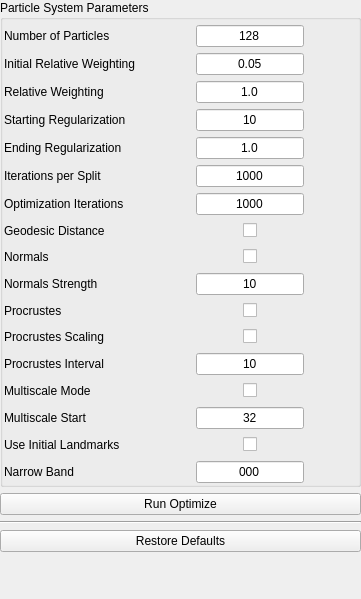
<?xml version="1.0" encoding="UTF-8"?>
<ui version="4.0">
 <class>OptimizeTool</class>
 <widget class="QWidget" name="OptimizeTool">
  <property name="geometry">
   <rect>
    <x>0</x>
    <y>0</y>
    <width>361</width>
    <height>599</height>
   </rect>
  </property>
  <property name="minimumSize">
   <size>
    <width>122</width>
    <height>0</height>
   </size>
  </property>
  <property name="windowTitle">
   <string>Form</string>
  </property>
  <property name="styleSheet">
   <string notr="true">
/*
QWidget{
background: rgb(255, 255, 127)
}
*/
</string>
  </property>
  <layout class="QVBoxLayout" name="verticalLayout">
   <property name="leftMargin">
    <number>0</number>
   </property>
   <property name="topMargin">
    <number>0</number>
   </property>
   <property name="rightMargin">
    <number>0</number>
   </property>
   <property name="bottomMargin">
    <number>0</number>
   </property>
   <item>
    <widget class="QGroupBox" name="group_box">
     <property name="title">
      <string>Particle System Parameters</string>
     </property>
     <layout class="QGridLayout" name="gridLayout">
      <property name="leftMargin">
       <number>1</number>
      </property>
      <property name="topMargin">
       <number>5</number>
      </property>
      <property name="rightMargin">
       <number>1</number>
      </property>
      <property name="bottomMargin">
       <number>1</number>
      </property>
      <item row="10" column="2">
       <widget class="QWidget" name="widget_2" native="true">
        <layout class="QGridLayout" name="gridLayout_3">
         <property name="leftMargin">
          <number>0</number>
         </property>
         <property name="topMargin">
          <number>0</number>
         </property>
         <property name="rightMargin">
          <number>0</number>
         </property>
         <property name="bottomMargin">
          <number>0</number>
         </property>
         <item row="0" column="1">
          <widget class="QCheckBox" name="procrustes">
           <property name="text">
            <string/>
           </property>
          </widget>
         </item>
         <item row="0" column="0">
          <spacer name="horizontalSpacer_3">
           <property name="orientation">
            <enum>Qt::Horizontal</enum>
           </property>
           <property name="sizeHint" stdset="0">
            <size>
             <width>40</width>
             <height>20</height>
            </size>
           </property>
          </spacer>
         </item>
         <item row="0" column="2">
          <spacer name="horizontalSpacer_4">
           <property name="orientation">
            <enum>Qt::Horizontal</enum>
           </property>
           <property name="sizeHint" stdset="0">
            <size>
             <width>40</width>
             <height>20</height>
            </size>
           </property>
          </spacer>
         </item>
        </layout>
       </widget>
      </item>
      <item row="11" column="0">
       <widget class="QLabel" name="label_12">
        <property name="text">
         <string>Procrustes Scaling</string>
        </property>
       </widget>
      </item>
      <item row="5" column="0">
       <widget class="QLabel" name="label_8">
        <property name="text">
         <string>Iterations per Split</string>
        </property>
       </widget>
      </item>
      <item row="7" column="0">
       <widget class="QLabel" name="label_23">
        <property name="text">
         <string>Geodesic Distance</string>
        </property>
       </widget>
      </item>
      <item row="8" column="0">
       <widget class="QLabel" name="label_20">
        <property name="text">
         <string>Normals</string>
        </property>
       </widget>
      </item>
      <item row="7" column="2">
       <widget class="QWidget" name="widget_5" native="true">
        <layout class="QGridLayout" name="gridLayout_8">
         <property name="leftMargin">
          <number>0</number>
         </property>
         <property name="topMargin">
          <number>0</number>
         </property>
         <property name="rightMargin">
          <number>0</number>
         </property>
         <property name="bottomMargin">
          <number>0</number>
         </property>
         <item row="0" column="1">
          <widget class="QCheckBox" name="use_geodesic_distance">
           <property name="text">
            <string/>
           </property>
          </widget>
         </item>
         <item row="0" column="0">
          <spacer name="horizontalSpacer_11">
           <property name="orientation">
            <enum>Qt::Horizontal</enum>
           </property>
           <property name="sizeHint" stdset="0">
            <size>
             <width>40</width>
             <height>20</height>
            </size>
           </property>
          </spacer>
         </item>
         <item row="0" column="2">
          <spacer name="horizontalSpacer_12">
           <property name="orientation">
            <enum>Qt::Horizontal</enum>
           </property>
           <property name="sizeHint" stdset="0">
            <size>
             <width>40</width>
             <height>20</height>
            </size>
           </property>
          </spacer>
         </item>
        </layout>
       </widget>
      </item>
      <item row="9" column="0">
       <widget class="QLabel" name="label_21">
        <property name="text">
         <string>Normals Strength</string>
        </property>
       </widget>
      </item>
      <item row="4" column="2">
       <widget class="QLineEdit" name="ending_regularization">
        <property name="text">
         <string>1.0</string>
        </property>
        <property name="alignment">
         <set>Qt::AlignCenter</set>
        </property>
       </widget>
      </item>
      <item row="11" column="2">
       <widget class="QWidget" name="widget_3" native="true">
        <layout class="QGridLayout" name="gridLayout_4">
         <property name="leftMargin">
          <number>0</number>
         </property>
         <property name="topMargin">
          <number>0</number>
         </property>
         <property name="rightMargin">
          <number>0</number>
         </property>
         <property name="bottomMargin">
          <number>0</number>
         </property>
         <item row="0" column="1">
          <widget class="QCheckBox" name="procrustes_scaling">
           <property name="text">
            <string/>
           </property>
          </widget>
         </item>
         <item row="0" column="0">
          <spacer name="horizontalSpacer_5">
           <property name="orientation">
            <enum>Qt::Horizontal</enum>
           </property>
           <property name="sizeHint" stdset="0">
            <size>
             <width>40</width>
             <height>20</height>
            </size>
           </property>
          </spacer>
         </item>
         <item row="0" column="2">
          <spacer name="horizontalSpacer_6">
           <property name="orientation">
            <enum>Qt::Horizontal</enum>
           </property>
           <property name="sizeHint" stdset="0">
            <size>
             <width>40</width>
             <height>20</height>
            </size>
           </property>
          </spacer>
         </item>
        </layout>
       </widget>
      </item>
      <item row="8" column="2">
       <widget class="QWidget" name="widget" native="true">
        <layout class="QGridLayout" name="gridLayout_2">
         <property name="leftMargin">
          <number>0</number>
         </property>
         <property name="topMargin">
          <number>0</number>
         </property>
         <property name="rightMargin">
          <number>0</number>
         </property>
         <property name="bottomMargin">
          <number>0</number>
         </property>
         <item row="0" column="1">
          <widget class="QCheckBox" name="use_normals">
           <property name="text">
            <string/>
           </property>
          </widget>
         </item>
         <item row="0" column="0">
          <spacer name="horizontalSpacer">
           <property name="orientation">
            <enum>Qt::Horizontal</enum>
           </property>
           <property name="sizeHint" stdset="0">
            <size>
             <width>40</width>
             <height>20</height>
            </size>
           </property>
          </spacer>
         </item>
         <item row="0" column="2">
          <spacer name="horizontalSpacer_2">
           <property name="orientation">
            <enum>Qt::Horizontal</enum>
           </property>
           <property name="sizeHint" stdset="0">
            <size>
             <width>40</width>
             <height>20</height>
            </size>
           </property>
          </spacer>
         </item>
        </layout>
       </widget>
      </item>
      <item row="16" column="2">
       <widget class="QLineEdit" name="narrow_band">
        <property name="text">
         <string>000</string>
        </property>
        <property name="alignment">
         <set>Qt::AlignCenter</set>
        </property>
       </widget>
      </item>
      <item row="1" column="0">
       <widget class="QLabel" name="label_5">
        <property name="text">
         <string>Initial Relative Weighting</string>
        </property>
       </widget>
      </item>
      <item row="0" column="0">
       <widget class="QLabel" name="label_3">
        <property name="text">
         <string>Number of Particles</string>
        </property>
       </widget>
      </item>
      <item row="2" column="0">
       <widget class="QLabel" name="label_4">
        <property name="text">
         <string>Relative Weighting</string>
        </property>
       </widget>
      </item>
      <item row="6" column="2">
       <widget class="QLineEdit" name="optimization_iterations">
        <property name="text">
         <string>1000</string>
        </property>
        <property name="alignment">
         <set>Qt::AlignCenter</set>
        </property>
       </widget>
      </item>
      <item row="14" column="0">
       <widget class="QLabel" name="label_14">
        <property name="text">
         <string>Multiscale Start</string>
        </property>
       </widget>
      </item>
      <item row="3" column="0">
       <widget class="QLabel" name="label_10">
        <property name="text">
         <string>Starting Regularization</string>
        </property>
       </widget>
      </item>
      <item row="14" column="2">
       <widget class="QLineEdit" name="multiscale_particles">
        <property name="text">
         <string>32</string>
        </property>
        <property name="alignment">
         <set>Qt::AlignCenter</set>
        </property>
       </widget>
      </item>
      <item row="10" column="0">
       <widget class="QLabel" name="label_22">
        <property name="text">
         <string>Procrustes</string>
        </property>
       </widget>
      </item>
      <item row="6" column="0">
       <widget class="QLabel" name="label_19">
        <property name="text">
         <string>Optimization Iterations</string>
        </property>
       </widget>
      </item>
      <item row="12" column="0">
       <widget class="QLabel" name="label_11">
        <property name="text">
         <string>Procrustes Interval</string>
        </property>
       </widget>
      </item>
      <item row="1" column="3">
       <spacer name="horizontalSpacer_9">
        <property name="orientation">
         <enum>Qt::Horizontal</enum>
        </property>
        <property name="sizeHint" stdset="0">
         <size>
          <width>40</width>
          <height>20</height>
         </size>
        </property>
       </spacer>
      </item>
      <item row="3" column="2">
       <widget class="QLineEdit" name="starting_regularization">
        <property name="text">
         <string>10</string>
        </property>
        <property name="alignment">
         <set>Qt::AlignCenter</set>
        </property>
       </widget>
      </item>
      <item row="0" column="2">
       <widget class="QStackedWidget" name="particle_stack">
        <property name="currentIndex">
         <number>0</number>
        </property>
        <widget class="QWidget" name="page">
         <layout class="QGridLayout" name="gridLayout_6">
          <property name="leftMargin">
           <number>0</number>
          </property>
          <property name="topMargin">
           <number>0</number>
          </property>
          <property name="rightMargin">
           <number>0</number>
          </property>
          <property name="bottomMargin">
           <number>0</number>
          </property>
          <item row="0" column="0">
           <widget class="QLineEdit" name="number_of_particles">
            <property name="text">
             <string>128</string>
            </property>
            <property name="alignment">
             <set>Qt::AlignCenter</set>
            </property>
           </widget>
          </item>
         </layout>
        </widget>
        <widget class="QWidget" name="page_2">
         <layout class="QGridLayout" name="gridLayout_7">
          <property name="leftMargin">
           <number>0</number>
          </property>
          <property name="topMargin">
           <number>0</number>
          </property>
          <property name="rightMargin">
           <number>0</number>
          </property>
          <property name="bottomMargin">
           <number>0</number>
          </property>
          <item row="0" column="0">
           <widget class="QWidget" name="domain_widget" native="true"/>
          </item>
         </layout>
        </widget>
       </widget>
      </item>
      <item row="13" column="0">
       <widget class="QLabel" name="label_13">
        <property name="text">
         <string>Multiscale Mode</string>
        </property>
       </widget>
      </item>
      <item row="5" column="2">
       <widget class="QLineEdit" name="iterations_per_split">
        <property name="text">
         <string>1000</string>
        </property>
        <property name="alignment">
         <set>Qt::AlignCenter</set>
        </property>
       </widget>
      </item>
      <item row="13" column="2">
       <widget class="QWidget" name="widget_4" native="true">
        <layout class="QGridLayout" name="gridLayout_5">
         <property name="leftMargin">
          <number>0</number>
         </property>
         <property name="topMargin">
          <number>0</number>
         </property>
         <property name="rightMargin">
          <number>0</number>
         </property>
         <property name="bottomMargin">
          <number>0</number>
         </property>
         <item row="0" column="1">
          <widget class="QCheckBox" name="multiscale">
           <property name="text">
            <string/>
           </property>
          </widget>
         </item>
         <item row="0" column="0">
          <spacer name="horizontalSpacer_7">
           <property name="orientation">
            <enum>Qt::Horizontal</enum>
           </property>
           <property name="sizeHint" stdset="0">
            <size>
             <width>40</width>
             <height>20</height>
            </size>
           </property>
          </spacer>
         </item>
         <item row="0" column="2">
          <spacer name="horizontalSpacer_8">
           <property name="orientation">
            <enum>Qt::Horizontal</enum>
           </property>
           <property name="sizeHint" stdset="0">
            <size>
             <width>40</width>
             <height>20</height>
            </size>
           </property>
          </spacer>
         </item>
        </layout>
       </widget>
      </item>
      <item row="4" column="0">
       <widget class="QLabel" name="label_9">
        <property name="text">
         <string>Ending Regularization</string>
        </property>
       </widget>
      </item>
      <item row="16" column="0">
       <widget class="QLabel" name="label_24">
        <property name="text">
         <string>Narrow Band</string>
        </property>
       </widget>
      </item>
      <item row="2" column="2">
       <widget class="QLineEdit" name="relative_weighting">
        <property name="text">
         <string>1.0</string>
        </property>
        <property name="alignment">
         <set>Qt::AlignCenter</set>
        </property>
       </widget>
      </item>
      <item row="1" column="1">
       <spacer name="horizontalSpacer_10">
        <property name="orientation">
         <enum>Qt::Horizontal</enum>
        </property>
        <property name="sizeHint" stdset="0">
         <size>
          <width>40</width>
          <height>20</height>
         </size>
        </property>
       </spacer>
      </item>
      <item row="1" column="2">
       <widget class="QLineEdit" name="initial_relative_weighting">
        <property name="text">
         <string>0.05</string>
        </property>
        <property name="alignment">
         <set>Qt::AlignCenter</set>
        </property>
       </widget>
      </item>
      <item row="12" column="2">
       <widget class="QLineEdit" name="procrustes_interval">
        <property name="text">
         <string>10</string>
        </property>
        <property name="alignment">
         <set>Qt::AlignCenter</set>
        </property>
       </widget>
      </item>
      <item row="9" column="2">
       <widget class="QLineEdit" name="normals_strength">
        <property name="text">
         <string>10</string>
        </property>
        <property name="alignment">
         <set>Qt::AlignCenter</set>
        </property>
       </widget>
      </item>
      <item row="15" column="0">
       <widget class="QLabel" name="label_15">
        <property name="text">
         <string>Use Initial Landmarks</string>
        </property>
       </widget>
      </item>
      <item row="15" column="2">
       <widget class="QWidget" name="widget_6" native="true">
        <layout class="QGridLayout" name="gridLayout_9">
         <property name="leftMargin">
          <number>0</number>
         </property>
         <property name="topMargin">
          <number>0</number>
         </property>
         <property name="rightMargin">
          <number>0</number>
         </property>
         <property name="bottomMargin">
          <number>0</number>
         </property>
         <item row="0" column="1">
          <widget class="QCheckBox" name="use_landmarks">
           <property name="text">
            <string/>
           </property>
          </widget>
         </item>
         <item row="0" column="0">
          <spacer name="horizontalSpacer_13">
           <property name="orientation">
            <enum>Qt::Horizontal</enum>
           </property>
           <property name="sizeHint" stdset="0">
            <size>
             <width>40</width>
             <height>20</height>
            </size>
           </property>
          </spacer>
         </item>
         <item row="0" column="2">
          <spacer name="horizontalSpacer_14">
           <property name="orientation">
            <enum>Qt::Horizontal</enum>
           </property>
           <property name="sizeHint" stdset="0">
            <size>
             <width>40</width>
             <height>20</height>
            </size>
           </property>
          </spacer>
         </item>
        </layout>
       </widget>
      </item>
     </layout>
    </widget>
   </item>
   <item>
    <widget class="QPushButton" name="run_optimize_button">
     <property name="text">
      <string>Run Optimize</string>
     </property>
    </widget>
   </item>
   <item>
    <widget class="Line" name="line_3">
     <property name="orientation">
      <enum>Qt::Horizontal</enum>
     </property>
    </widget>
   </item>
   <item>
    <widget class="QPushButton" name="restoreDefaults">
     <property name="text">
      <string>Restore Defaults</string>
     </property>
    </widget>
   </item>
   <item>
    <spacer name="verticalSpacer">
     <property name="orientation">
      <enum>Qt::Vertical</enum>
     </property>
     <property name="sizeHint" stdset="0">
      <size>
       <width>20</width>
       <height>40</height>
      </size>
     </property>
    </spacer>
   </item>
  </layout>
 </widget>
 <tabstops>
  <tabstop>number_of_particles</tabstop>
  <tabstop>initial_relative_weighting</tabstop>
  <tabstop>relative_weighting</tabstop>
  <tabstop>starting_regularization</tabstop>
  <tabstop>ending_regularization</tabstop>
  <tabstop>iterations_per_split</tabstop>
  <tabstop>optimization_iterations</tabstop>
  <tabstop>use_geodesic_distance</tabstop>
  <tabstop>use_normals</tabstop>
  <tabstop>normals_strength</tabstop>
  <tabstop>procrustes</tabstop>
  <tabstop>procrustes_scaling</tabstop>
  <tabstop>procrustes_interval</tabstop>
  <tabstop>multiscale</tabstop>
  <tabstop>multiscale_particles</tabstop>
  <tabstop>use_landmarks</tabstop>
  <tabstop>narrow_band</tabstop>
  <tabstop>run_optimize_button</tabstop>
  <tabstop>restoreDefaults</tabstop>
 </tabstops>
 <resources/>
 <connections/>
</ui>
